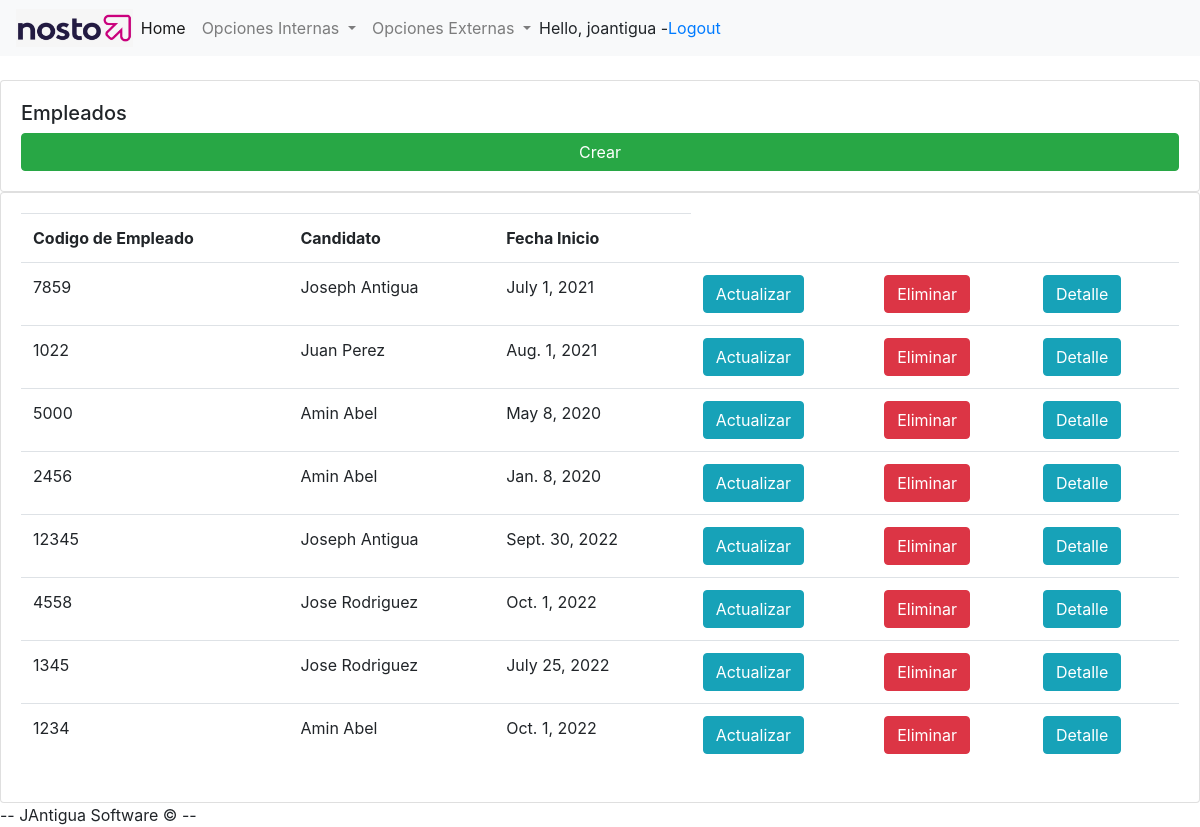
/empleados/ (signed in), run on the app's committed database.
### crudrh/models.py (models this page shows, shortened)
class Empleados(models.Model):
  codigo_empleado = models.CharField(max_length = 11, null = True)
  candidato = models.ForeignKey(Candidatos, on_delete = models.SET_NULL, null = True)
  fecha_inicio = models.DateField(null = True)

class Candidatos(models.Model):
  cedula = models.CharField(max_length = 11, null = True)
  nombre_candidato = models.CharField(max_length = 200, null = True)
  puesto_aspiracion = models.ForeignKey(Puestos, on_delete = models.SET_NULL, null = True)
  departamento = models.CharField(max_length = 200, null = True)
  salario_aspiracion = models.FloatField(null = True)
  principales_competencias = models.ManyToManyField(Competencias)
  principales_capacitaciones = models.ManyToManyField(Capacitaciones)
  experiencia_laboral = models.ManyToManyField(Experiencia_Laboral)
  recomendacion = models.CharField(max_length = 200, null = True)
  def __str__(self):
      return self.nombre_candidato

### crudrh/decorators.py (the view)
    def wrapper_func(request, *args, **kwargs):
      group = None
      if request.user.groups.exists():
        group = request.user.groups.all()[0].name
      if group in allowed_roles:
        return view_func(request, *args, **kwargs)
      else:
         return HttpResponse('You are not authorized to view this page')

### crudrh/views.py (called while the page is built)
@login_required(login_url= "/login")
@allowed_users(allowed_roles = ['admin'])
def empleados(request):
  empleados = Empleados.objects.all()
  context = {'empleados' : empleados}
  return render(request, 'crudrh/empleados.html', context)

### crudrh/templates/crudrh/empleados.html
{%  extends 'crudrh/main.html' %}
{% block content %}
		<br>
		<div class="row">
			<div class="col-md">
				<div class="card card-body">
					<h5>Empleados</h5>
					<td><a class="btn btn-success" href="/create_empleados">Crear<span class="sr-only">(current)</span></a></td>
				</div>
					<div class="card card-body">
						<table class="table">
							<tr>
								<th>Codigo de Empleado</th>
								<th>Candidato</th>
								<th>Fecha Inicio</th>
							</tr>
							{% for i in empleados %}
							<tr>
								<td>{{i.codigo_empleado}}</td>
								<td>{{i.candidato}}</td>
								<td>{{i.fecha_inicio}}</td>
								<td><a class="btn btn-info" href="/update_empleados/{{ i.id }}">Actualizar<span class="sr-only">(current)</span></a></td>
								<td><a class="btn btn-danger" href="/delete_empleados/{{ i.id }}">Eliminar<span class="sr-only">(current)</span></a></td>
								<td><a class="btn btn-info" href="/view_empleados/{{ i.id }}">Detalle<span class="sr-only">(current)</span></a></td>
							</tr>
							{% endfor %}
						</table>
					</div>
				</div>
			</div>
{% endblock content %}

### crudrh/templates/crudrh/main.html (shortened to what this page needs)
{% load static %}
<!DOCTYPE html>
<html>
  <link rel="stylesheet" href="https://cdn.jsdelivr.net/npm/bootstrap@4.3.1/dist/css/bootstrap.min.css">
  <link rel = "stylesheet" type = "text/css" href = "{% static '/css/main.css' %}">
	<link rel="stylesheet" href="https://use.fontawesome.com/releases/v5.6.1/css/all.css">
  <body>
        {% include 'crudrh/navbar.html' %}
        {% block content %}
        {% endblock %}
      <h10>-- JAntigua Software © --</h10>
  </body>
</html>

### crudrh/templates/crudrh/navbar.html (shortened to what this page needs)
{% load static %}
<nav class="navbar navbar-expand-lg navbar-light bg-light">
  <img src = "{% static 'images/logo.png' %}">
  <div class="collapse navbar-collapse" id="navbarNavDropdown">
    <ul class="navbar-nav">
      <li class="nav-item active">
        <a class="nav-link" href="/home">Home <span class="sr-only">(current)</span></a>
      </li>
      {% if request.user.is_staff %}
      <li class="nav-item dropdown">
        <a class="nav-link dropdown-toggle" href="#" id="navbarDropdownMenuLink" data-toggle="dropdown" aria-haspopup="true" aria-expanded="false">
          Opciones Internas
        </a>
      </li>
      {% endif %}
      <li class="nav-item dropdown">
        <a class="nav-link dropdown-toggle" href="#" id="navbarDropdownMenuLink" data-toggle="dropdown" aria-haspopup="true" aria-expanded="false">
          Opciones Externas
        </a>
      </li>
    </ul>
    <span>Hello, {{request.user}}  -</span>
    <span><a href = "/logout">Logout</a></span>
  </div>
</nav>

### crudrh/templates/crudrh/navbar.html (style rules this page uses)
img { max-width: 10%; height: 10%; }

### data on the page
Empleados: codigo_empleado "7859", candidato "Joseph Antigua", fecha_inicio "July 1, 2021"
Empleados: codigo_empleado "1022", candidato "Juan Perez", fecha_inicio "Aug. 1, 2021"
Empleados: codigo_empleado "5000", candidato "Amin Abel", fecha_inicio "May 8, 2020"
Empleados: codigo_empleado "2456", candidato "Amin Abel", fecha_inicio "Jan. 8, 2020"
Empleados: codigo_empleado "12345", candidato "Joseph Antigua", fecha_inicio "Sept. 30, 2022"
Empleados: codigo_empleado "4558", candidato "Jose Rodriguez", fecha_inicio "Oct. 1, 2022"
Empleados: codigo_empleado "1345", candidato "Jose Rodriguez", fecha_inicio "July 25, 2022"
Empleados: codigo_empleado "1234", candidato "Amin Abel", fecha_inicio "Oct. 1, 2022"

### other printed values
{{ request.user }} "joantigua"
